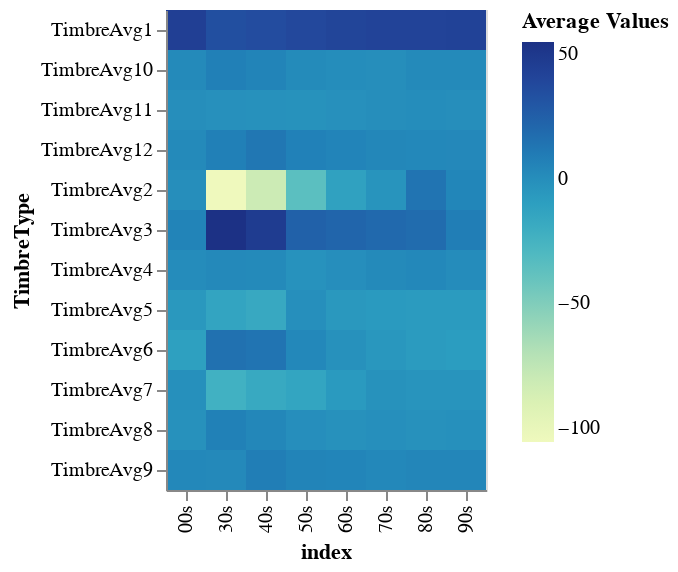

The notebook cell this image was saved under:
### Code cell
alt.Chart(decade_tim).mark_rect().encode(
    x='index:O',
    y='TimbreType:O',
    color='Average Values:Q'
)

### Figure 1 — Vega-Lite specification as saved in the notebook (floating-point values rounded to 4 significant figures)
{"config": {"view": {"continuousWidth": 400, "continuousHeight": 300}}, "data": {"name": "data-08fd7b28ca240971cb446b0417a7fed9"}, "mark": "rect", "encoding": {"color": {"type": "quantitative", "field": "Average Values"}, "x": {"type": "ordinal", "field": "index"}, "y": {"type": "ordinal", "field": "TimbreType"}}, "$schema": "https://vega.github.io/schema/vega-lite/v4.8.1.json", "datasets": {"data-08fd7b28ca240971cb446b0417a7fed9": [{"index": "30s", "TimbreType": "TimbreAvg1", "Average Values": 34.23}, {"index": "40s", "TimbreType": "TimbreAvg1", "Average Values": 35.83}, {"index": "50s", "TimbreType": "TimbreAvg1", "Average Values": 38.23}, {"index": "60s", "TimbreType": "TimbreAvg1", "Average Values": 40.5}, {"index": "70s", "TimbreType": "TimbreAvg1", "Average Values": 41.29}, {"index": "80s", "TimbreType": "TimbreAvg1", "Average Values": 41.85}, {"index": "90s", "TimbreType": "TimbreAvg1", "Average Values": 42.17}, {"index": "00s", "TimbreType": "TimbreAvg1", "Average Values": 44.42}, {"index": "30s", "TimbreType": "TimbreAvg2", "Average Values": -105.7}, {"index": "40s", "TimbreType": "TimbreAvg2", "Average Values": -81.61}, {"index": "50s", "TimbreType": "TimbreAvg2", "Average Values": -35.43}, {"index": "60s", "TimbreType": "TimbreAvg2", "Average Values": -11.86}, {"index": "70s", "TimbreType": "TimbreAvg2", "Average Values": -3.793}, {"index": "80s", "TimbreType": "TimbreAvg2", "Average Values": 14.03}, {"index": "90s", "TimbreType": "TimbreAvg2", "Average Values": 4.583}, {"index": "00s", "TimbreType": "TimbreAvg2", "Average Values": -0.1589}, {"index": "30s", "TimbreType": "TimbreAvg3", "Average Values": 54.76}, {"index": "40s", "TimbreType": "TimbreAvg3", "Average Values": 46.98}, {"index": "50s", "TimbreType": "TimbreAvg3", "Average Values": 23.98}, {"index": "60s", "TimbreType": "TimbreAvg3", "Average Values": 21.54}, {"index": "70s", "TimbreType": "TimbreAvg3", "Average Values": 19.39}, {"index": "80s", "TimbreType": "TimbreAvg3", "Average Values": 17.79}, {"index": "90s", "TimbreType": "TimbreAvg3", "Average Values": 8.916}, {"index": "00s", "TimbreType": "TimbreAvg3", "Average Values": 5.718}, {"index": "30s", "TimbreType": "TimbreAvg4", "Average Values": 2.37}, {"index": "40s", "TimbreType": "TimbreAvg4", "Average Values": 1.758}, {"index": "50s", "TimbreType": "TimbreAvg4", "Average Values": -2.793}, {"index": "60s", "TimbreType": "TimbreAvg4", "Average Values": -0.4936}, {"index": "70s", "TimbreType": "TimbreAvg4", "Average Values": 1.834}, {"index": "80s", "TimbreType": "TimbreAvg4", "Average Values": 3.229}, {"index": "90s", "TimbreType": "TimbreAvg4", "Average Values": 0.777}, {"index": "00s", "TimbreType": "TimbreAvg4", "Average Values": 1.084}, {"index": "30s", "TimbreType": "TimbreAvg5", "Average Values": -13.98}, {"index": "40s", "TimbreType": "TimbreAvg5", "Average Values": -16.86}, {"index": "50s", "TimbreType": "TimbreAvg5", "Average Values": -0.6086}, {"index": "60s", "TimbreType": "TimbreAvg5", "Average Values": -6.234}, {"index": "70s", "TimbreType": "TimbreAvg5", "Average Values": -7.167}, {"index": "80s", "TimbreType": "TimbreAvg5", "Average Values": -7.833}, {"index": "90s", "TimbreType": "TimbreAvg5", "Average Values": -7.561}, {"index": "00s", "TimbreType": "TimbreAvg5", "Average Values": -5.953}, {"index": "30s", "TimbreType": "TimbreAvg6", "Average Values": 15.55}, {"index": "40s", "TimbreType": "TimbreAvg6", "Average Values": 13.71}, {"index": "50s", "TimbreType": "TimbreAvg6", "Average Values": 3.171}, {"index": "60s", "TimbreType": "TimbreAvg6", "Average Values": -1.993}, {"index": "70s", "TimbreType": "TimbreAvg6", "Average Values": -5.24}, {"index": "80s", "TimbreType": "TimbreAvg6", "Average Values": -7.841}, {"index": "90s", "TimbreType": "TimbreAvg6", "Average Values": -8.589}, {"index": "00s", "TimbreType": "TimbreAvg6", "Average Values": -10.89}, {"index": "30s", "TimbreType": "TimbreAvg7", "Average Values": -22.97}, {"index": "40s", "TimbreType": "TimbreAvg7", "Average Values": -17.41}, {"index": "50s", "TimbreType": "TimbreAvg7", "Average Values": -14.22}, {"index": "60s", "TimbreType": "TimbreAvg7", "Average Values": -7.195}, {"index": "70s", "TimbreType": "TimbreAvg7", "Average Values": -2.38}, {"index": "80s", "TimbreType": "TimbreAvg7", "Average Values": -3.968}, {"index": "90s", "TimbreType": "TimbreAvg7", "Average Values": -3.812}, {"index": "00s", "TimbreType": "TimbreAvg7", "Average Values": -1.287}, {"index": "30s", "TimbreType": "TimbreAvg8", "Average Values": 7.288}, {"index": "40s", "TimbreType": "TimbreAvg8", "Average Values": 3.866}, {"index": "50s", "TimbreType": "TimbreAvg8", "Average Values": -0.4656}, {"index": "60s", "TimbreType": "TimbreAvg8", "Average Values": -2.249}, {"index": "70s", "TimbreType": "TimbreAvg8", "Average Values": -0.936}, {"index": "80s", "TimbreType": "TimbreAvg8", "Average Values": -1.943}, {"index": "90s", "TimbreType": "TimbreAvg8", "Average Values": -1.353}, {"index": "00s", "TimbreType": "TimbreAvg8", "Average Values": -2.024}, {"index": "30s", "TimbreType": "TimbreAvg9", "Average Values": 2.763}, {"index": "40s", "TimbreType": "TimbreAvg9", "Average Values": 8.505}, {"index": "50s", "TimbreType": "TimbreAvg9", "Average Values": 5.666}, {"index": "60s", "TimbreType": "TimbreAvg9", "Average Values": 5.111}, {"index": "70s", "TimbreType": "TimbreAvg9", "Average Values": 3.332}, {"index": "80s", "TimbreType": "TimbreAvg9", "Average Values": 4.286}, {"index": "90s", "TimbreType": "TimbreAvg9", "Average Values": 4.075}, {"index": "00s", "TimbreType": "TimbreAvg9", "Average Values": 3.466}, {"index": "30s", "TimbreType": "TimbreAvg10", "Average Values": 7.421}, {"index": "40s", "TimbreType": "TimbreAvg10", "Average Values": 5.674}, {"index": "50s", "TimbreType": "TimbreAvg10", "Average Values": 1.64}, {"index": "60s", "TimbreType": "TimbreAvg10", "Average Values": 0.3792}, {"index": "70s", "TimbreType": "TimbreAvg10", "Average Values": -0.06867}, {"index": "80s", "TimbreType": "TimbreAvg10", "Average Values": 2.15}, {"index": "90s", "TimbreType": "TimbreAvg10", "Average Values": 2.289}, {"index": "00s", "TimbreType": "TimbreAvg10", "Average Values": 1.89}, {"index": "30s", "TimbreType": "TimbreAvg11", "Average Values": -1.502}, {"index": "40s", "TimbreType": "TimbreAvg11", "Average Values": -1.704}, {"index": "50s", "TimbreType": "TimbreAvg11", "Average Values": -2.313}, {"index": "60s", "TimbreType": "TimbreAvg11", "Average Values": -1.552}, {"index": "70s", "TimbreType": "TimbreAvg11", "Average Values": -0.2252}, {"index": "80s", "TimbreType": "TimbreAvg11", "Average Values": 0.3221}, {"index": "90s", "TimbreType": "TimbreAvg11", "Average Values": -0.1494}, {"index": "00s", "TimbreType": "TimbreAvg11", "Average Values": -0.1394}, {"index": "30s", "TimbreType": "TimbreAvg12", "Average Values": 7.685}, {"index": "40s", "TimbreType": "TimbreAvg12", "Average Values": 12.34}, {"index": "50s", "TimbreType": "TimbreAvg12", "Average Values": 6.967}, {"index": "60s", "TimbreType": "TimbreAvg12", "Average Values": 5.562}, {"index": "70s", "TimbreType": "TimbreAvg12", "Average Values": 3.649}, {"index": "80s", "TimbreType": "TimbreAvg12", "Average Values": 3.284}, {"index": "90s", "TimbreType": "TimbreAvg12", "Average Values": 2.905}, {"index": "00s", "TimbreType": "TimbreAvg12", "Average Values": 2.038}]}}
